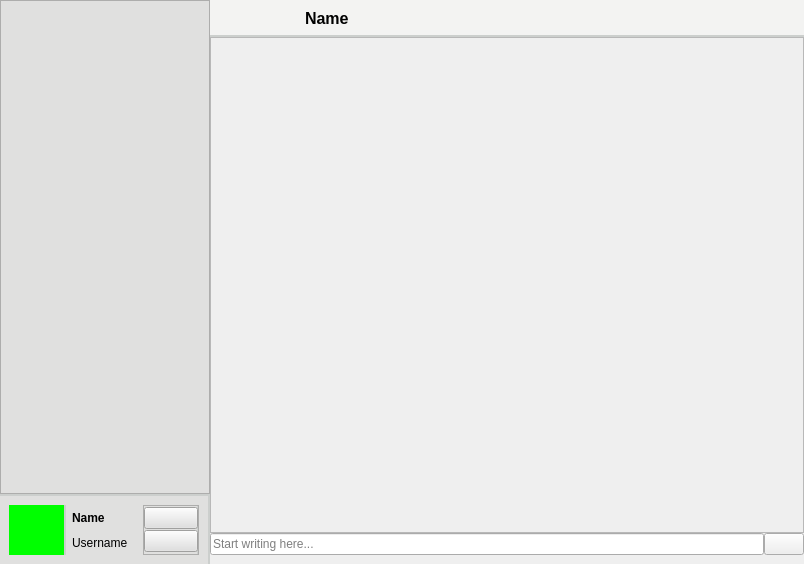
<?xml version="1.0" encoding="UTF-8"?>
<ui version="4.0">
 <class>MainWindow</class>
 <widget class="QMainWindow" name="MainWindow">
  <property name="geometry">
   <rect>
    <x>0</x>
    <y>0</y>
    <width>804</width>
    <height>564</height>
   </rect>
  </property>
  <property name="windowTitle">
   <string>MainWindow</string>
  </property>
  <widget class="QWidget" name="centralwidget">
   <layout class="QVBoxLayout" name="verticalLayout">
    <property name="spacing">
     <number>0</number>
    </property>
    <property name="leftMargin">
     <number>0</number>
    </property>
    <property name="topMargin">
     <number>0</number>
    </property>
    <property name="rightMargin">
     <number>0</number>
    </property>
    <property name="bottomMargin">
     <number>0</number>
    </property>
    <item>
     <widget class="QStackedWidget" name="stackedWidget">
      <property name="styleSheet">
       <string notr="true"/>
      </property>
      <property name="currentIndex">
       <number>2</number>
      </property>
      <widget class="QWidget" name="login_page">
       <property name="styleSheet">
        <string notr="true"/>
       </property>
       <widget class="QPushButton" name="button_login">
        <property name="geometry">
         <rect>
          <x>210</x>
          <y>400</y>
          <width>410</width>
          <height>40</height>
         </rect>
        </property>
        <property name="font">
         <font>
          <pointsize>14</pointsize>
          <bold>true</bold>
         </font>
        </property>
        <property name="cursor">
         <cursorShape>PointingHandCursor</cursorShape>
        </property>
        <property name="styleSheet">
         <string notr="true">QPushButton {
	background-color: #007AFF;
	color: #FFFFFF;
	border-radius: 20px;
}

QPushButton:hover {
	background-color: #1F8AFF;
}</string>
        </property>
        <property name="text">
         <string>L o g   I n</string>
        </property>
       </widget>
       <widget class="QLineEdit" name="input_username">
        <property name="geometry">
         <rect>
          <x>210</x>
          <y>240</y>
          <width>410</width>
          <height>30</height>
         </rect>
        </property>
        <property name="font">
         <font>
          <pointsize>11</pointsize>
         </font>
        </property>
        <property name="styleSheet">
         <string notr="true">QLineEdit {
	background-color: #F3F3F3;
	border: 1px solid #F3F3F3;
	border-bottom-color: grey;
}

QLineEdit:focus {
	border-bottom-color: #007AFF;
}</string>
        </property>
        <property name="placeholderText">
         <string>Username</string>
        </property>
       </widget>
       <widget class="QLineEdit" name="input_password">
        <property name="geometry">
         <rect>
          <x>210</x>
          <y>310</y>
          <width>410</width>
          <height>30</height>
         </rect>
        </property>
        <property name="font">
         <font>
          <pointsize>11</pointsize>
         </font>
        </property>
        <property name="styleSheet">
         <string notr="true">QLineEdit {
	background-color: #F3F3F3;
	border: 1px solid #F3F3F3;
	border-bottom-color: grey;
}

QLineEdit:focus {
	border-bottom-color: #007AFF;
}</string>
        </property>
        <property name="echoMode">
         <enum>QLineEdit::EchoMode::Password</enum>
        </property>
        <property name="placeholderText">
         <string>Password</string>
        </property>
       </widget>
       <widget class="QLabel" name="label_login">
        <property name="geometry">
         <rect>
          <x>210</x>
          <y>80</y>
          <width>100</width>
          <height>50</height>
         </rect>
        </property>
        <property name="font">
         <font>
          <pointsize>26</pointsize>
          <bold>true</bold>
         </font>
        </property>
        <property name="styleSheet">
         <string notr="true">QLabel {
	color: #000000;
}</string>
        </property>
        <property name="text">
         <string>Login</string>
        </property>
       </widget>
       <widget class="QLabel" name="label_login_description">
        <property name="geometry">
         <rect>
          <x>210</x>
          <y>130</y>
          <width>240</width>
          <height>30</height>
         </rect>
        </property>
        <property name="font">
         <font>
          <pointsize>14</pointsize>
          <bold>true</bold>
         </font>
        </property>
        <property name="styleSheet">
         <string notr="true">QLabel {
	color: #707070;
}</string>
        </property>
        <property name="text">
         <string>Please sign in to continue.</string>
        </property>
       </widget>
       <widget class="QPushButton" name="button_signup">
        <property name="geometry">
         <rect>
          <x>210</x>
          <y>460</y>
          <width>411</width>
          <height>24</height>
         </rect>
        </property>
        <property name="font">
         <font>
          <pointsize>11</pointsize>
         </font>
        </property>
        <property name="cursor">
         <cursorShape>PointingHandCursor</cursorShape>
        </property>
        <property name="styleSheet">
         <string notr="true">QPushButton {
	background-color: #F3F3F3;
	border: none;
}</string>
        </property>
        <property name="text">
         <string>Don't have an account? Sign up here</string>
        </property>
       </widget>
       <widget class="QPushButton" name="button_forgot_password">
        <property name="geometry">
         <rect>
          <x>630</x>
          <y>310</y>
          <width>75</width>
          <height>24</height>
         </rect>
        </property>
        <property name="font">
         <font>
          <pointsize>12</pointsize>
          <bold>true</bold>
         </font>
        </property>
        <property name="cursor">
         <cursorShape>PointingHandCursor</cursorShape>
        </property>
        <property name="styleSheet">
         <string notr="true">QPushButton {
	background-color: #F3F3F3;
	color: #007AFF;
	border: none;
}

QPushButton:hover {
	color: #1F8AFF;
}</string>
        </property>
        <property name="text">
         <string>FORGOT</string>
        </property>
       </widget>
       <widget class="QLabel" name="label_error_message">
        <property name="enabled">
         <bool>true</bool>
        </property>
        <property name="geometry">
         <rect>
          <x>210</x>
          <y>360</y>
          <width>411</width>
          <height>25</height>
         </rect>
        </property>
        <property name="font">
         <font>
          <pointsize>11</pointsize>
          <bold>true</bold>
         </font>
        </property>
        <property name="styleSheet">
         <string notr="true">QLabel {
	color: #F2244A;
}</string>
        </property>
        <property name="text">
         <string>Error Message Placeholder</string>
        </property>
        <property name="alignment">
         <set>Qt::AlignmentFlag::AlignCenter</set>
        </property>
       </widget>
       <widget class="QPushButton" name="button_reveal_password">
        <property name="geometry">
         <rect>
          <x>160</x>
          <y>305</y>
          <width>40</width>
          <height>40</height>
         </rect>
        </property>
        <property name="cursor">
         <cursorShape>PointingHandCursor</cursorShape>
        </property>
        <property name="styleSheet">
         <string notr="true">QPushButton {
	border: none;
}
</string>
        </property>
        <property name="text">
         <string/>
        </property>
        <property name="iconSize">
         <size>
          <width>22</width>
          <height>22</height>
         </size>
        </property>
       </widget>
      </widget>
      <widget class="QWidget" name="signup_page">
       <widget class="QLabel" name="label_4">
        <property name="geometry">
         <rect>
          <x>290</x>
          <y>210</y>
          <width>221</width>
          <height>111</height>
         </rect>
        </property>
        <property name="font">
         <font>
          <pointsize>40</pointsize>
          <bold>true</bold>
         </font>
        </property>
        <property name="text">
         <string>SIGNUP</string>
        </property>
       </widget>
      </widget>
      <widget class="QWidget" name="main_page">
       <layout class="QHBoxLayout" name="horizontalLayout">
        <property name="spacing">
         <number>0</number>
        </property>
        <property name="leftMargin">
         <number>0</number>
        </property>
        <property name="topMargin">
         <number>0</number>
        </property>
        <property name="rightMargin">
         <number>0</number>
        </property>
        <property name="bottomMargin">
         <number>0</number>
        </property>
        <item>
         <widget class="QFrame" name="frame">
          <property name="sizePolicy">
           <sizepolicy hsizetype="Expanding" vsizetype="Expanding">
            <horstretch>0</horstretch>
            <verstretch>0</verstretch>
           </sizepolicy>
          </property>
          <property name="maximumSize">
           <size>
            <width>210</width>
            <height>16777215</height>
           </size>
          </property>
          <property name="styleSheet">
           <string notr="true">QFrame {
	border-right: 1.5px solid #CCCFCD;
}</string>
          </property>
          <property name="frameShape">
           <enum>QFrame::Shape::NoFrame</enum>
          </property>
          <property name="frameShadow">
           <enum>QFrame::Shadow::Raised</enum>
          </property>
          <layout class="QVBoxLayout" name="verticalLayout_2">
           <property name="spacing">
            <number>0</number>
           </property>
           <property name="leftMargin">
            <number>0</number>
           </property>
           <property name="topMargin">
            <number>0</number>
           </property>
           <property name="rightMargin">
            <number>0</number>
           </property>
           <property name="bottomMargin">
            <number>0</number>
           </property>
           <item>
            <widget class="QScrollArea" name="scrollArea">
             <property name="styleSheet">
              <string notr="true">background-color: #E0E0DF;
</string>
             </property>
             <property name="widgetResizable">
              <bool>true</bool>
             </property>
             <widget class="QWidget" name="scrollAreaWidgetContents">
              <property name="geometry">
               <rect>
                <x>0</x>
                <y>0</y>
                <width>208</width>
                <height>492</height>
               </rect>
              </property>
             </widget>
            </widget>
           </item>
           <item>
            <widget class="QFrame" name="frame_2">
             <property name="sizePolicy">
              <sizepolicy hsizetype="Expanding" vsizetype="Expanding">
               <horstretch>0</horstretch>
               <verstretch>0</verstretch>
              </sizepolicy>
             </property>
             <property name="maximumSize">
              <size>
               <width>16777215</width>
               <height>70</height>
              </size>
             </property>
             <property name="styleSheet">
              <string notr="true">QFrame #frame_2 {
	background-color: #E0E0DF;
	border-top: 1.5px solid #CCCFCD;
}</string>
             </property>
             <property name="frameShape">
              <enum>QFrame::Shape::NoFrame</enum>
             </property>
             <property name="frameShadow">
              <enum>QFrame::Shadow::Raised</enum>
             </property>
             <layout class="QHBoxLayout" name="horizontalLayout_2">
              <item>
               <widget class="QLabel" name="image_profile">
                <property name="maximumSize">
                 <size>
                  <width>80</width>
                  <height>16777215</height>
                 </size>
                </property>
                <property name="styleSheet">
                 <string notr="true">background-color: lime;</string>
                </property>
                <property name="text">
                 <string/>
                </property>
                <property name="pixmap">
                 <pixmap>:/images/background.jpg</pixmap>
                </property>
                <property name="scaledContents">
                 <bool>true</bool>
                </property>
               </widget>
              </item>
              <item>
               <widget class="QFrame" name="frame_7">
                <property name="styleSheet">
                 <string notr="true"/>
                </property>
                <property name="frameShape">
                 <enum>QFrame::Shape::NoFrame</enum>
                </property>
                <property name="frameShadow">
                 <enum>QFrame::Shadow::Raised</enum>
                </property>
                <layout class="QVBoxLayout" name="verticalLayout_4">
                 <property name="spacing">
                  <number>0</number>
                 </property>
                 <property name="leftMargin">
                  <number>0</number>
                 </property>
                 <property name="topMargin">
                  <number>0</number>
                 </property>
                 <property name="rightMargin">
                  <number>9</number>
                 </property>
                 <property name="bottomMargin">
                  <number>0</number>
                 </property>
                 <item>
                  <widget class="QLabel" name="label_profile_name">
                   <property name="font">
                    <font>
                     <bold>true</bold>
                    </font>
                   </property>
                   <property name="text">
                    <string>Name</string>
                   </property>
                   <property name="alignment">
                    <set>Qt::AlignmentFlag::AlignLeading|Qt::AlignmentFlag::AlignLeft|Qt::AlignmentFlag::AlignVCenter</set>
                   </property>
                   <property name="wordWrap">
                    <bool>true</bool>
                   </property>
                  </widget>
                 </item>
                 <item>
                  <widget class="QLabel" name="label_username">
                   <property name="text">
                    <string>Username</string>
                   </property>
                   <property name="alignment">
                    <set>Qt::AlignmentFlag::AlignLeading|Qt::AlignmentFlag::AlignLeft|Qt::AlignmentFlag::AlignVCenter</set>
                   </property>
                   <property name="wordWrap">
                    <bool>true</bool>
                   </property>
                  </widget>
                 </item>
                </layout>
               </widget>
              </item>
              <item>
               <widget class="QFrame" name="frame_8">
                <property name="styleSheet">
                 <string notr="true">QFrame {
	background-color: #E0E0DF;
}</string>
                </property>
                <property name="frameShape">
                 <enum>QFrame::Shape::StyledPanel</enum>
                </property>
                <property name="frameShadow">
                 <enum>QFrame::Shadow::Raised</enum>
                </property>
                <layout class="QVBoxLayout" name="verticalLayout_5">
                 <property name="spacing">
                  <number>0</number>
                 </property>
                 <property name="leftMargin">
                  <number>0</number>
                 </property>
                 <property name="topMargin">
                  <number>0</number>
                 </property>
                 <property name="rightMargin">
                  <number>0</number>
                 </property>
                 <property name="bottomMargin">
                  <number>0</number>
                 </property>
                 <item>
                  <widget class="QPushButton" name="button_settings">
                   <property name="layoutDirection">
                    <enum>Qt::LayoutDirection::LeftToRight</enum>
                   </property>
                   <property name="styleSheet">
                    <string notr="true">QPushButton {
	background-color: #E0E0DF;
}</string>
                   </property>
                   <property name="text">
                    <string/>
                   </property>
                   <property name="icon">
                    <iconset theme="QIcon::ThemeIcon::DocumentProperties"/>
                   </property>
                  </widget>
                 </item>
                 <item>
                  <widget class="QPushButton" name="button_logout">
                   <property name="styleSheet">
                    <string notr="true">QPushButton {
	background-color: #E0E0DF;
}</string>
                   </property>
                   <property name="text">
                    <string/>
                   </property>
                   <property name="icon">
                    <iconset theme="QIcon::ThemeIcon::SystemLogOut"/>
                   </property>
                  </widget>
                 </item>
                </layout>
               </widget>
              </item>
             </layout>
            </widget>
           </item>
          </layout>
         </widget>
        </item>
        <item>
         <widget class="QFrame" name="frame_3">
          <property name="sizePolicy">
           <sizepolicy hsizetype="Expanding" vsizetype="Expanding">
            <horstretch>0</horstretch>
            <verstretch>0</verstretch>
           </sizepolicy>
          </property>
          <property name="styleSheet">
           <string notr="true"/>
          </property>
          <property name="frameShape">
           <enum>QFrame::Shape::NoFrame</enum>
          </property>
          <property name="frameShadow">
           <enum>QFrame::Shadow::Raised</enum>
          </property>
          <layout class="QVBoxLayout" name="verticalLayout_3">
           <property name="spacing">
            <number>0</number>
           </property>
           <property name="leftMargin">
            <number>0</number>
           </property>
           <property name="topMargin">
            <number>0</number>
           </property>
           <property name="rightMargin">
            <number>0</number>
           </property>
           <property name="bottomMargin">
            <number>9</number>
           </property>
           <item>
            <widget class="QFrame" name="frame_4">
             <property name="sizePolicy">
              <sizepolicy hsizetype="Preferred" vsizetype="Preferred">
               <horstretch>0</horstretch>
               <verstretch>0</verstretch>
              </sizepolicy>
             </property>
             <property name="maximumSize">
              <size>
               <width>16777215</width>
               <height>70</height>
              </size>
             </property>
             <property name="styleSheet">
              <string notr="true">QFrame #frame_4 {
	background-color: #F3F3F2;
	border-bottom: 1.5px solid #CCCFCD;
}</string>
             </property>
             <property name="frameShape">
              <enum>QFrame::Shape::NoFrame</enum>
             </property>
             <property name="frameShadow">
              <enum>QFrame::Shadow::Raised</enum>
             </property>
             <layout class="QHBoxLayout" name="horizontalLayout_3">
              <item>
               <widget class="QLabel" name="image_contact">
                <property name="maximumSize">
                 <size>
                  <width>80</width>
                  <height>16777215</height>
                 </size>
                </property>
                <property name="styleSheet">
                 <string notr="true"/>
                </property>
                <property name="text">
                 <string/>
                </property>
                <property name="pixmap">
                 <pixmap>:/images/background.jpg</pixmap>
                </property>
                <property name="scaledContents">
                 <bool>true</bool>
                </property>
               </widget>
              </item>
              <item>
               <widget class="QLabel" name="label_contact_name">
                <property name="font">
                 <font>
                  <pointsize>12</pointsize>
                  <bold>true</bold>
                 </font>
                </property>
                <property name="text">
                 <string>Name</string>
                </property>
               </widget>
              </item>
             </layout>
            </widget>
           </item>
           <item>
            <widget class="QFrame" name="frame_6">
             <property name="styleSheet">
              <string notr="true"/>
             </property>
             <property name="frameShape">
              <enum>QFrame::Shape::NoFrame</enum>
             </property>
             <property name="frameShadow">
              <enum>QFrame::Shadow::Raised</enum>
             </property>
             <layout class="QVBoxLayout" name="verticalLayout_6">
              <property name="leftMargin">
               <number>0</number>
              </property>
              <property name="topMargin">
               <number>0</number>
              </property>
              <property name="rightMargin">
               <number>0</number>
              </property>
              <property name="bottomMargin">
               <number>0</number>
              </property>
              <item>
               <widget class="QScrollArea" name="scrollArea_2">
                <property name="widgetResizable">
                 <bool>true</bool>
                </property>
                <widget class="QWidget" name="scrollAreaWidgetContents_2">
                 <property name="geometry">
                  <rect>
                   <x>0</x>
                   <y>0</y>
                   <width>592</width>
                   <height>489</height>
                  </rect>
                 </property>
                </widget>
               </widget>
              </item>
             </layout>
            </widget>
           </item>
           <item>
            <widget class="QFrame" name="frame_5">
             <property name="maximumSize">
              <size>
               <width>16777215</width>
               <height>30</height>
              </size>
             </property>
             <property name="styleSheet">
              <string notr="true"/>
             </property>
             <property name="frameShape">
              <enum>QFrame::Shape::NoFrame</enum>
             </property>
             <property name="frameShadow">
              <enum>QFrame::Shadow::Raised</enum>
             </property>
             <layout class="QHBoxLayout" name="horizontalLayout_4">
              <property name="spacing">
               <number>0</number>
              </property>
              <property name="leftMargin">
               <number>0</number>
              </property>
              <property name="topMargin">
               <number>0</number>
              </property>
              <property name="rightMargin">
               <number>0</number>
              </property>
              <property name="bottomMargin">
               <number>0</number>
              </property>
              <item>
               <widget class="QLineEdit" name="input_message">
                <property name="font">
                 <font>
                  <pointsize>9</pointsize>
                 </font>
                </property>
                <property name="placeholderText">
                 <string>Start writing here...</string>
                </property>
               </widget>
              </item>
              <item>
               <widget class="QPushButton" name="button_send_message">
                <property name="text">
                 <string/>
                </property>
               </widget>
              </item>
             </layout>
            </widget>
           </item>
          </layout>
         </widget>
        </item>
       </layout>
      </widget>
     </widget>
    </item>
   </layout>
  </widget>
 </widget>
 <resources/>
 <connections/>
</ui>
